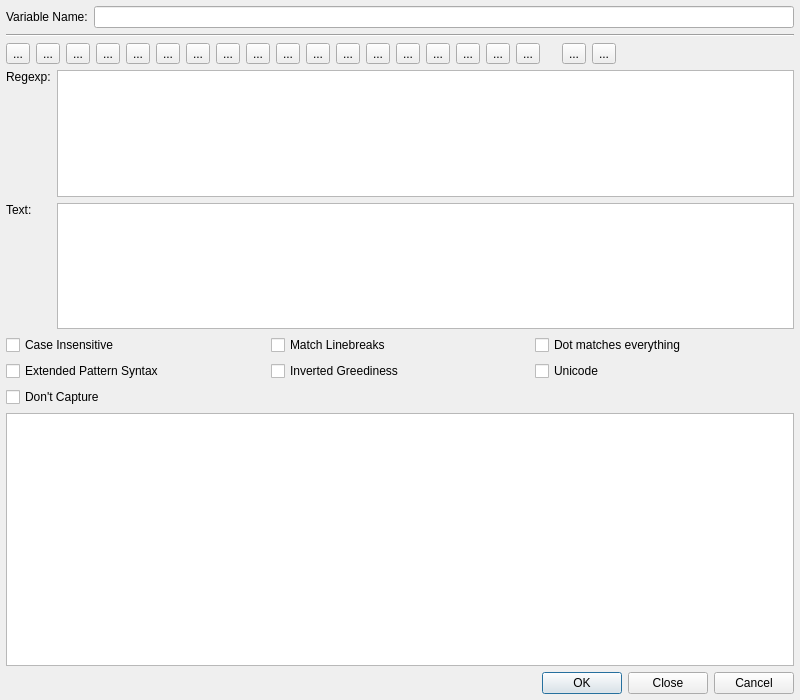
<?xml version="1.0" encoding="UTF-8"?>
<ui version="4.0">
 <class>QRegularExpressionWizardDialog</class>
 <widget class="QWidget" name="QRegularExpressionWizardDialog">
  <property name="geometry">
   <rect>
    <x>0</x>
    <y>0</y>
    <width>800</width>
    <height>700</height>
   </rect>
  </property>
  <property name="windowTitle">
   <string>QRegularExpression Wizard</string>
  </property>
  <property name="sizeGripEnabled" stdset="0">
   <bool>true</bool>
  </property>
  <layout class="QVBoxLayout" name="verticalLayout">
   <item>
    <layout class="QHBoxLayout">
     <item>
      <widget class="QLabel" name="variableLabel">
       <property name="text">
        <string>Variable Name:</string>
       </property>
      </widget>
     </item>
     <item>
      <widget class="QLineEdit" name="variableLineEdit"/>
     </item>
    </layout>
   </item>
   <item>
    <widget class="Line" name="variableLine">
     <property name="frameShape">
      <enum>QFrame::HLine</enum>
     </property>
     <property name="frameShadow">
      <enum>QFrame::Sunken</enum>
     </property>
     <property name="orientation">
      <enum>Qt::Horizontal</enum>
     </property>
    </widget>
   </item>
   <item>
    <layout class="QHBoxLayout" name="horizontalLayout">
     <item>
      <widget class="QToolButton" name="commentButton">
       <property name="toolTip">
        <string>&lt;b&gt;Comment: (?#)&lt;/b&gt;
&lt;p&gt;Insert some comment inside your regexp.&lt;/p&gt;</string>
       </property>
       <property name="whatsThis">
        <string>&lt;b&gt;Comment: (?#)&lt;/b&gt;
&lt;p&gt;Insert some comment inside your regexp.The regex engine ignores everything after the (?# until the first closing round bracket. 
The following example could clarify the regexp which match a valid date: &lt;/p&gt;
&lt;p&gt;(?#year)(19|20)\d\d[- /.](?#month)(0[1-9]|1[012])[- /.](?#day)(0[1-9]|[12][0-9]|3[01])&lt;/p&gt;</string>
       </property>
       <property name="text">
        <string>...</string>
       </property>
      </widget>
     </item>
     <item>
      <widget class="QToolButton" name="charButton">
       <property name="toolTip">
        <string>&lt;b&gt;Single character of a range (e.g. [abcd])&lt;/b&gt;&lt;p&gt;Select a single character of a range via a specific dialog.&lt;/p&gt;</string>
       </property>
       <property name="whatsThis">
        <string>&lt;b&gt;Single character of a range (e.g. [abcd])&lt;/b&gt;&lt;p&gt;Select a single character of a range via a specific dialog. This dialog will help to edit the range of characters and add some specific conditions.&lt;/p&gt;s</string>
       </property>
       <property name="text">
        <string>...</string>
       </property>
      </widget>
     </item>
     <item>
      <widget class="QToolButton" name="anycharButton">
       <property name="toolTip">
        <string>&lt;b&gt;Any character: '.'&lt;/b&gt;
&lt;p&gt;Select to insert a dot (.) in your regexp.&lt;/p&gt;</string>
       </property>
       <property name="whatsThis">
        <string>&lt;b&gt;Any character: '.'&lt;/b&gt;
&lt;p&gt;Select to insert a dot (.) in your regexp. The dot matches a single character, except line break characters (by default). 
E.g. 'gr.y' matches 'gray', 'grey', 'gr%y', etc. Use the dot sparingly. Often, a character class or negated
character class is faster and more precise.&lt;/p&gt;</string>
       </property>
       <property name="text">
        <string>...</string>
       </property>
      </widget>
     </item>
     <item>
      <widget class="QToolButton" name="repeatButton">
       <property name="toolTip">
        <string>&lt;b&gt;Repeat contents&lt;/b&gt;
&lt;p&gt;Select a repetition condition via a specific dialog. This dialog will help to specify the allowed range for repetitions.&lt;/p&gt;</string>
       </property>
       <property name="whatsThis">
        <string>&lt;b&gt;Repeat contents&lt;/b&gt;
&lt;p&gt;Select a repetition condition via a specific dialog. This dialog will help to specify the allowed range for repetitions.&lt;/p&gt;</string>
       </property>
       <property name="text">
        <string>...</string>
       </property>
      </widget>
     </item>
     <item>
      <widget class="QToolButton" name="nonGroupButton">
       <property name="toolTip">
        <string>&lt;b&gt;Non capturing parentheses: (?:)&lt;/b&gt;
&lt;p&gt;Select to insert some non capturing brackets.&lt;/p&gt;</string>
       </property>
       <property name="whatsThis">
        <string>&lt;b&gt;Non capturing parentheses: (?:)&lt;/b&gt;
&lt;p&gt;Select to insert some non capturing brackets. It can be used to apply a regexp quantifier (eg. '?' or '+') to the entire
group of characters inside the brakets. E.g. the regex 'Set(?:Value)?' matches 'Set' or 'SetValue'. The '?:' inside the brakets
means that the content of the match (called the backreference) is not stored for further use.&lt;/p&gt;</string>
       </property>
       <property name="text">
        <string>...</string>
       </property>
      </widget>
     </item>
     <item>
      <widget class="QToolButton" name="atomicGroupButton">
       <property name="toolTip">
        <string>&lt;b&gt;Atomic non capturing parentheses: (?&gt;)&lt;/b&gt;
&lt;p&gt;Select to insert some atomic non capturing brackets.&lt;/p&gt;</string>
       </property>
       <property name="whatsThis">
        <string>&lt;b&gt;Atomic non capturing parentheses: (?&gt;)&lt;/b&gt;
&lt;p&gt;Select to insert some atomic non capturing brackets. It can be used to apply a regexp quantifier (eg. '?' or '+') to the entire
group of characters inside the brakets. E.g. the regex 'Set(?&gt;Value)?' matches 'Set' or 'SetValue'. The '?&gt;' inside the brakets
means that the content of the match (called the backreference) is not stored for further use.&lt;/p&gt;</string>
       </property>
       <property name="text">
        <string>...</string>
       </property>
      </widget>
     </item>
     <item>
      <widget class="QToolButton" name="groupButton">
       <property name="toolTip">
        <string>&lt;b&gt;Group: ()&lt;/b&gt;
&lt;p&gt;Select to insert some capturing brackets.&lt;/p&gt;</string>
       </property>
       <property name="whatsThis">
        <string>&lt;b&gt;Group: ()&lt;/b&gt;
&lt;p&gt;Select to insert some capturing brackets. They can be used to apply a regexp quantifier (e.g. '?' or '+') to the entire group of 
characters inside the brakets. E.g. the regex 'Set(Value)?' matches 'Set' or 'SetValue'. Contrary to non-capturing parentheses, 
the backreference matched inside the brakets is stored for further use (i.e. 'Value' in the second example above). 
One can access the backereference with the '\1' expression. &lt;/p&gt;
&lt;p&gt;E.g. '([a-c])x\1x\1' will match 'axaxa', 'bxbxb' and 'cxcxc'.&lt;/p&gt;</string>
       </property>
       <property name="text">
        <string>...</string>
       </property>
      </widget>
     </item>
     <item>
      <widget class="QToolButton" name="namedGroupButton">
       <property name="toolTip">
        <string>&lt;b&gt;Named group: (?P&amp;lt;&lt;i&gt;groupname&lt;/i&gt;&amp;gt;)&lt;/b&gt;
&lt;p&gt;Select to insert some named group brackets.&lt;/p&gt;</string>
       </property>
       <property name="whatsThis">
        <string>&lt;b&gt;Named group: (?P&amp;lt;&lt;i&gt;groupname&lt;/i&gt;&amp;gt;)&lt;/b&gt;
&lt;p&gt;Select to insert some named group brackets. Usage is similar to standard group parentheses as the matched 
backreference is also stored for further usage. The difference is that a name is given to the match. This is useful when 
the work to do on the match becomes a bit complicated. One can access the backreference via the group name (i.e (?P=&lt;i&gt;groupname&lt;/i&gt;)).
E.g. (?P&lt;foo&gt;[abc])x(?P=foo)x(?P=foo)x matches 'axaxax','bxbxbx' or 'cxcxcx' ('foo' is the group name)&lt;/p&gt;</string>
       </property>
       <property name="text">
        <string>...</string>
       </property>
      </widget>
     </item>
     <item>
      <widget class="QToolButton" name="namedReferenceButton">
       <property name="toolTip">
        <string>&lt;b&gt;Reference named group: (?P=&lt;i&gt;groupname&lt;/i&gt;)&lt;/b&gt;
&lt;p&gt;Select to insert a reference to named group previously declared.&lt;/p&gt;</string>
       </property>
       <property name="whatsThis">
        <string>&lt;b&gt;Reference named group: (?P=&lt;i&gt;groupname&lt;/i&gt;)&lt;/b&gt;
&lt;p&gt;Select to insert a reference to named group previously declared. Each reference group refers to the match
 found by the corresponding named group. In the following example, (?P=foo) may refer to the charaters 'a','b' or 'c'.&lt;/p&gt;
&lt;p&gt;E.g. (?P&lt;foo&gt;[abc])x(?P=foo)x(?P=foo)x matches 'axaxax','bxbxbx' or 'cxcxcx'.&lt;/p&gt;</string>
       </property>
       <property name="text">
        <string>...</string>
       </property>
      </widget>
     </item>
     <item>
      <widget class="QToolButton" name="altnButton">
       <property name="toolTip">
        <string>&lt;b&gt;Alternatives: '|'&lt;/b&gt;
&lt;p&gt;Select to insert the alternation symbol '|'. &lt;/p&gt;</string>
       </property>
       <property name="whatsThis">
        <string>&lt;b&gt;Alternatives: '|'&lt;/b&gt;
&lt;p&gt;Select to insert the alternation symbol '|'. The alternation is used to match a single regular expression out of 
several possible regular expressions. E.g. 'cat|dog|mouse|fish' matches words containing the word 'cat', 'dog','mouse' or 'fish'.
Be aware that in the above example, the alternatives refer to whole or part of words. If you want to match exactly the
 words 'cat', 'dog', ... you should express the fact that you only want to match complete words: '\b(cat|dog|mouse|fish)\b'&lt;/p&gt;</string>
       </property>
       <property name="text">
        <string>...</string>
       </property>
      </widget>
     </item>
     <item>
      <widget class="QToolButton" name="beglineButton">
       <property name="toolTip">
        <string>&lt;b&gt;Begin of line: '^'&lt;/b&gt;
&lt;p&gt;Select to insert the start line character (^).&lt;/p&gt;</string>
       </property>
       <property name="whatsThis">
        <string>&lt;b&gt;Begin of line: '^'&lt;/b&gt;
&lt;p&gt;Select to insert the start line character (^). It is used to find some expressions at the begining of lines.
E.g. '^[A-Z]' match lines starting with a capitalized character. &lt;/p&gt;</string>
       </property>
       <property name="text">
        <string>...</string>
       </property>
      </widget>
     </item>
     <item>
      <widget class="QToolButton" name="endlineButton">
       <property name="toolTip">
        <string>&lt;b&gt;End of line: '$'&lt;/b&gt;
&lt;p&gt;Select to insert the end of line character ($).&lt;/p&gt;</string>
       </property>
       <property name="whatsThis">
        <string>&lt;b&gt;End of line: '$'&lt;/b&gt;
&lt;p&gt;Select to insert the end of line character ($). It is used to find some expressions at the end of lines.&lt;/p&gt;</string>
       </property>
       <property name="text">
        <string>...</string>
       </property>
      </widget>
     </item>
     <item>
      <widget class="QToolButton" name="wordboundButton">
       <property name="toolTip">
        <string>&lt;b&gt;Word boundary&lt;/b&gt;
&lt;p&gt;Select to insert the word boudary character (\b).&lt;/p&gt;</string>
       </property>
       <property name="whatsThis">
        <string>&lt;b&gt;Word boundary&lt;/b&gt;
&lt;p&gt;Select to insert the word boudary character (\b). This character is used to express the fact that word 
must begin or end at this position. E.g. '\bcat\b' matches exactly the word 'cat' while 'concatenation' is ignored.&lt;/p&gt;</string>
       </property>
       <property name="text">
        <string>...</string>
       </property>
      </widget>
     </item>
     <item>
      <widget class="QToolButton" name="nonwordboundButton">
       <property name="toolTip">
        <string>&lt;b&gt;Non word boundary&lt;/b&gt;
&lt;p&gt;Select to insert the word boudary character (\B). \B is the negated version of \b.&lt;/p&gt;</string>
       </property>
       <property name="whatsThis">
        <string>&lt;b&gt;Non word boundary&lt;/b&gt;
&lt;p&gt;Select to insert the word boudary character (\B). \B is the negated version of \b. \B matches at every position where \b 
does not. Effectively, \B matches at any position between two word characters as well as at any position between two non-word characters.&lt;/p&gt;</string>
       </property>
       <property name="text">
        <string>...</string>
       </property>
      </widget>
     </item>
     <item>
      <widget class="QToolButton" name="poslookaheadButton">
       <property name="toolTip">
        <string>&lt;b&gt;Positive lookahead: (?=&lt;i&gt;regexpr&lt;/i&gt;)&lt;/b&gt;
&lt;p&gt;Select to insert the positive lookhead brackets.&lt;/p&gt;</string>
       </property>
       <property name="whatsThis">
        <string>&lt;b&gt;Positive lookahead: (?=&lt;i&gt;regexpr&lt;/i&gt;)&lt;/b&gt;
&lt;p&gt;Select to insert the positive lookhead brackets. Basically, positive lookhead is used to match a character only if followed by another one.
Writting 'q(?=u)' means that you want to match the 'q' character only if it is followed by 'u'. In this statement 'u' is a trivial 
regexp which may be replaced by a more complex expression; q(?=[abc])' will match a 'q' if followed by either 'a', 'b' or 'c'.&lt;/p&gt;</string>
       </property>
       <property name="text">
        <string>...</string>
       </property>
      </widget>
     </item>
     <item>
      <widget class="QToolButton" name="neglookaheadButton">
       <property name="toolTip">
        <string>&lt;b&gt;Negative lookahead: (?!&lt;i&gt;regexpr&lt;/i&gt;)&lt;/b&gt;
&lt;p&gt;Select to insert the negative lookhead brackets.&lt;/p&gt;</string>
       </property>
       <property name="whatsThis">
        <string>&lt;b&gt;Negative lookahead: (?!&lt;i&gt;regexpr&lt;/i&gt;)&lt;/b&gt;
&lt;p&gt;Select to insert the negative lookhead brackets. Basically, negative lookhead is used to match a character only if it is not
followed by a another one. Writting 'q(?!u)' means that you want to match 'q' only if it is not followed by 'u'. In this statement, 'u' is a
trivial regexp which may be replaced by a more complex expression; 'q(?![abc])' will match a 'q' if it is followed by anything else than 'a', 'b' or 'c'.&lt;/p&gt;</string>
       </property>
       <property name="text">
        <string>...</string>
       </property>
      </widget>
     </item>
     <item>
      <widget class="QToolButton" name="poslookbehindButton">
       <property name="toolTip">
        <string>&lt;b&gt;Positive lookbehind: (?&amp;lt;=&lt;i&gt;regexpr&lt;/i&gt;)&lt;/b&gt;
&lt;p&gt;Select to insert the positive lookbehind brackets.&lt;/p&gt;</string>
       </property>
       <property name="whatsThis">
        <string>&lt;b&gt;Positive lookbehind: (?&amp;lt;=&lt;i&gt;regexpr&lt;/i&gt;)&lt;/b&gt;
&lt;p&gt;Select to insert the positive lookbehind brackets. Lookbehind has the same effect as lookahead, but works backwards. 
It is used to match a character only if preceded by another one. Writting '(?&amp;lt;=u)q' means that you want to match the 'q' character 
only if it is preceded by 'u'. As with lookhead, 'u' may be replaced by a more complex expression; '(?&amp;lt;=[abc])q' will match a 'q' if preceded by either 'a', 'b' or 'c'.&lt;/p&gt;</string>
       </property>
       <property name="text">
        <string>...</string>
       </property>
      </widget>
     </item>
     <item>
      <widget class="QToolButton" name="neglookbehindButton">
       <property name="toolTip">
        <string>&lt;b&gt;Negative lookbehind (?&amp;lt;!&lt;i&gt;regexpr&lt;/i&gt;)&lt;/b&gt;
&lt;p&gt;Select to insert the negative lookbehind brackets.&lt;/p&gt;</string>
       </property>
       <property name="whatsThis">
        <string>&lt;b&gt;Negative lookbehind (?&amp;lt;!&lt;i&gt;regexpr&lt;/i&gt;)&lt;/b&gt;
&lt;p&gt;Select to insert the negative lookbehind brackets. Lookbehind has the same effect as lookahead, 
but works backwards. It is used to match a character only if not preceded by another one. Writting '(?&amp;lt;!u)q' means that you want to match the 'q' 
character only if it is not preceded by 'u'. As other lookaround, 'u' may be replaced by a more complex 
expression; '(?&amp;lt;![abc])q' will match a 'q' only if not preceded by either 'a', 'b' nor 'c'.&lt;/p&gt;</string>
       </property>
       <property name="text">
        <string>...</string>
       </property>
      </widget>
     </item>
     <item>
      <spacer>
       <property name="orientation">
        <enum>Qt::Horizontal</enum>
       </property>
       <property name="sizeType">
        <enum>QSizePolicy::Fixed</enum>
       </property>
       <property name="sizeHint" stdset="0">
        <size>
         <width>16</width>
         <height>20</height>
        </size>
       </property>
      </spacer>
     </item>
     <item>
      <widget class="QToolButton" name="undoButton">
       <property name="toolTip">
        <string>&lt;b&gt;Undo last edit&lt;/b&gt;</string>
       </property>
       <property name="text">
        <string>...</string>
       </property>
      </widget>
     </item>
     <item>
      <widget class="QToolButton" name="redoButton">
       <property name="toolTip">
        <string>&lt;b&gt;Redo last edit&lt;/b&gt;</string>
       </property>
       <property name="text">
        <string>...</string>
       </property>
      </widget>
     </item>
     <item>
      <spacer>
       <property name="orientation">
        <enum>Qt::Horizontal</enum>
       </property>
       <property name="sizeType">
        <enum>QSizePolicy::Expanding</enum>
       </property>
       <property name="sizeHint" stdset="0">
        <size>
         <width>20</width>
         <height>20</height>
        </size>
       </property>
      </spacer>
     </item>
    </layout>
   </item>
   <item>
    <layout class="QGridLayout" name="gridLayout_2">
     <item row="0" column="0">
      <widget class="QLabel" name="textLabel1">
       <property name="text">
        <string>Regexp:</string>
       </property>
       <property name="alignment">
        <set>Qt::AlignTop</set>
       </property>
      </widget>
     </item>
     <item row="0" column="1">
      <widget class="QTextEdit" name="regexpTextEdit">
       <property name="sizePolicy">
        <sizepolicy hsizetype="Expanding" vsizetype="Expanding">
         <horstretch>0</horstretch>
         <verstretch>1</verstretch>
        </sizepolicy>
       </property>
       <property name="acceptRichText">
        <bool>false</bool>
       </property>
      </widget>
     </item>
     <item row="1" column="0">
      <widget class="QLabel" name="textLabel2">
       <property name="text">
        <string>Text:</string>
       </property>
       <property name="alignment">
        <set>Qt::AlignTop</set>
       </property>
      </widget>
     </item>
     <item row="1" column="1">
      <widget class="QTextEdit" name="textTextEdit">
       <property name="sizePolicy">
        <sizepolicy hsizetype="Expanding" vsizetype="Expanding">
         <horstretch>0</horstretch>
         <verstretch>1</verstretch>
        </sizepolicy>
       </property>
       <property name="acceptRichText">
        <bool>false</bool>
       </property>
      </widget>
     </item>
     <item row="2" column="0" colspan="2">
      <layout class="QGridLayout" name="gridLayout">
       <item row="0" column="0">
        <widget class="QCheckBox" name="caseInsensitiveCheckBox">
         <property name="text">
          <string>Case Insensitive</string>
         </property>
        </widget>
       </item>
       <item row="0" column="1">
        <widget class="QCheckBox" name="multilineCheckBox">
         <property name="toolTip">
          <string>&quot;^&quot; matches beginning of line, &quot;$&quot; matches end of line</string>
         </property>
         <property name="text">
          <string>Match Linebreaks</string>
         </property>
        </widget>
       </item>
       <item row="0" column="2">
        <widget class="QCheckBox" name="dotallCheckBox">
         <property name="toolTip">
          <string>&quot;.&quot; matches everything including linebreaks</string>
         </property>
         <property name="text">
          <string>Dot matches everything</string>
         </property>
        </widget>
       </item>
       <item row="1" column="0">
        <widget class="QCheckBox" name="extendedCheckBox">
         <property name="text">
          <string>Extended Pattern Syntax</string>
         </property>
        </widget>
       </item>
       <item row="1" column="1">
        <widget class="QCheckBox" name="greedinessCheckBox">
         <property name="text">
          <string>Inverted Greediness</string>
         </property>
        </widget>
       </item>
       <item row="1" column="2">
        <widget class="QCheckBox" name="unicodeCheckBox">
         <property name="text">
          <string>Unicode</string>
         </property>
        </widget>
       </item>
       <item row="2" column="0">
        <widget class="QCheckBox" name="captureCheckBox">
         <property name="toolTip">
          <string>Non-named capturing groups do not capture substrings</string>
         </property>
         <property name="text">
          <string>Don't Capture</string>
         </property>
        </widget>
       </item>
      </layout>
     </item>
     <item row="3" column="0" colspan="2">
      <widget class="QTableWidget" name="resultTable">
       <property name="sizePolicy">
        <sizepolicy hsizetype="Expanding" vsizetype="Expanding">
         <horstretch>0</horstretch>
         <verstretch>2</verstretch>
        </sizepolicy>
       </property>
       <property name="editTriggers">
        <set>QAbstractItemView::NoEditTriggers</set>
       </property>
      </widget>
     </item>
    </layout>
   </item>
   <item>
    <widget class="QDialogButtonBox" name="buttonBox">
     <property name="orientation">
      <enum>Qt::Horizontal</enum>
     </property>
     <property name="standardButtons">
      <set>QDialogButtonBox::Cancel|QDialogButtonBox::Close|QDialogButtonBox::Ok</set>
     </property>
    </widget>
   </item>
  </layout>
 </widget>
 <layoutdefault spacing="6" margin="6"/>
 <pixmapfunction>qPixmapFromMimeSource</pixmapfunction>
 <tabstops>
  <tabstop>variableLineEdit</tabstop>
  <tabstop>commentButton</tabstop>
  <tabstop>charButton</tabstop>
  <tabstop>anycharButton</tabstop>
  <tabstop>repeatButton</tabstop>
  <tabstop>nonGroupButton</tabstop>
  <tabstop>atomicGroupButton</tabstop>
  <tabstop>groupButton</tabstop>
  <tabstop>namedGroupButton</tabstop>
  <tabstop>namedReferenceButton</tabstop>
  <tabstop>altnButton</tabstop>
  <tabstop>beglineButton</tabstop>
  <tabstop>endlineButton</tabstop>
  <tabstop>wordboundButton</tabstop>
  <tabstop>nonwordboundButton</tabstop>
  <tabstop>poslookaheadButton</tabstop>
  <tabstop>neglookaheadButton</tabstop>
  <tabstop>poslookbehindButton</tabstop>
  <tabstop>neglookbehindButton</tabstop>
  <tabstop>undoButton</tabstop>
  <tabstop>redoButton</tabstop>
  <tabstop>regexpTextEdit</tabstop>
  <tabstop>textTextEdit</tabstop>
  <tabstop>caseInsensitiveCheckBox</tabstop>
  <tabstop>multilineCheckBox</tabstop>
  <tabstop>dotallCheckBox</tabstop>
  <tabstop>extendedCheckBox</tabstop>
  <tabstop>greedinessCheckBox</tabstop>
  <tabstop>unicodeCheckBox</tabstop>
  <tabstop>captureCheckBox</tabstop>
  <tabstop>resultTable</tabstop>
  <tabstop>buttonBox</tabstop>
 </tabstops>
 <resources/>
 <connections/>
</ui>
